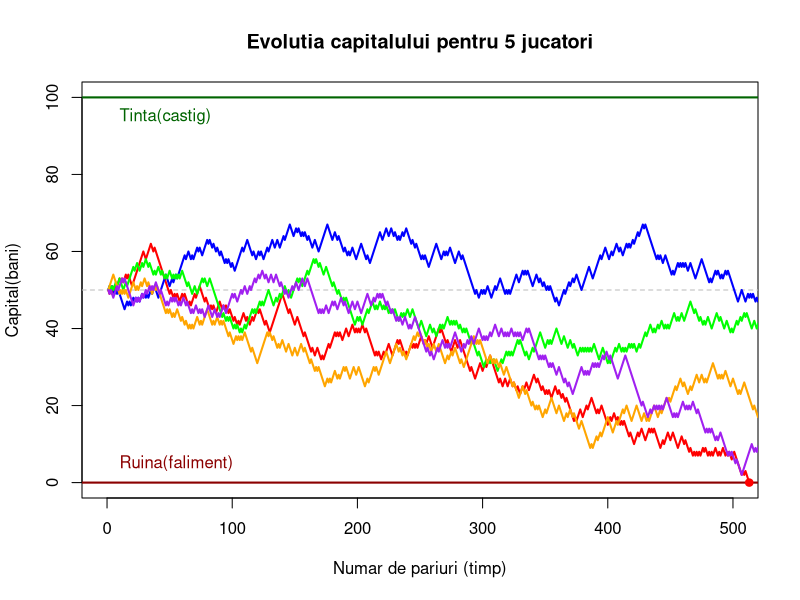
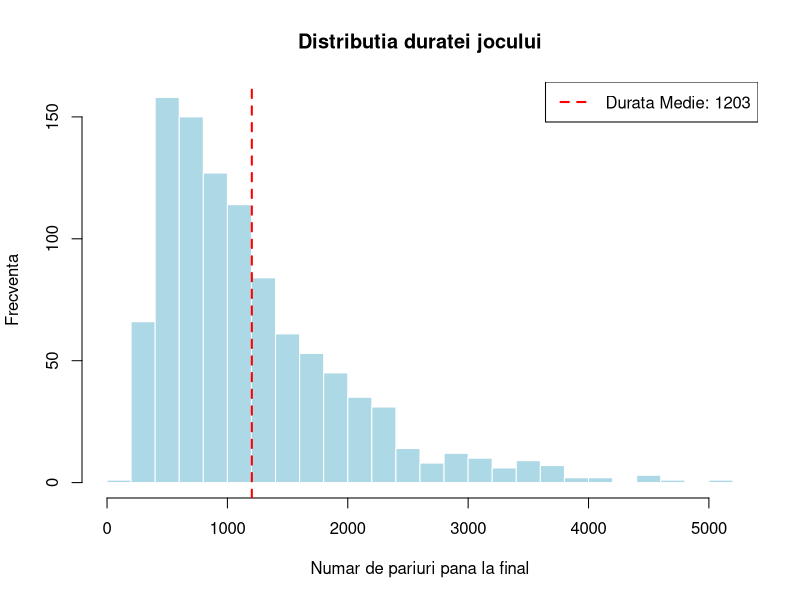
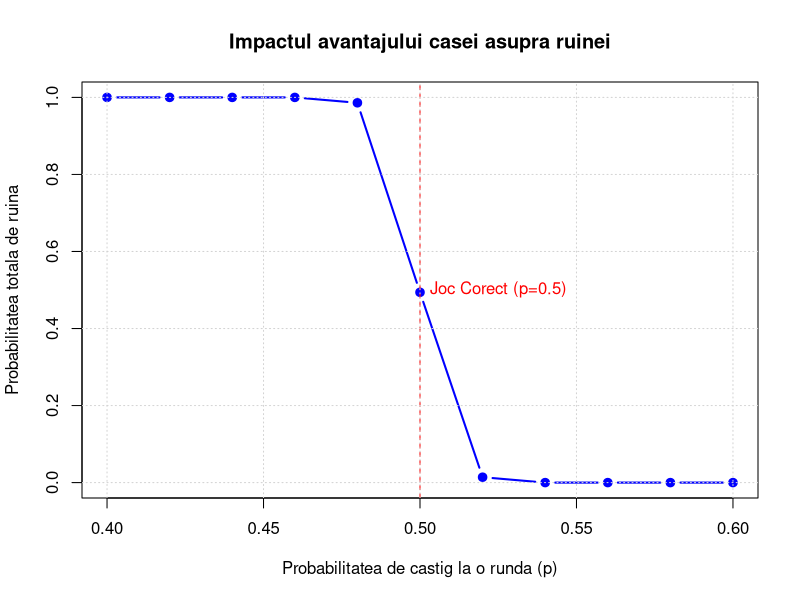
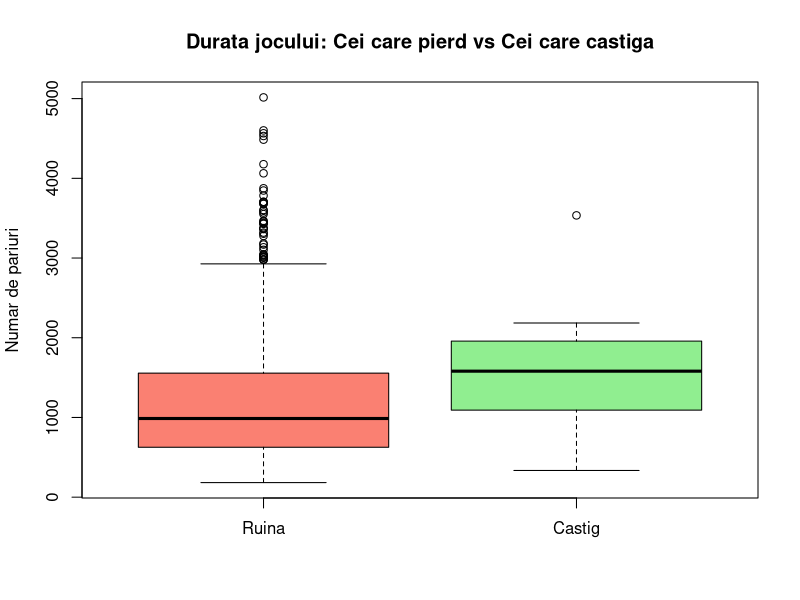
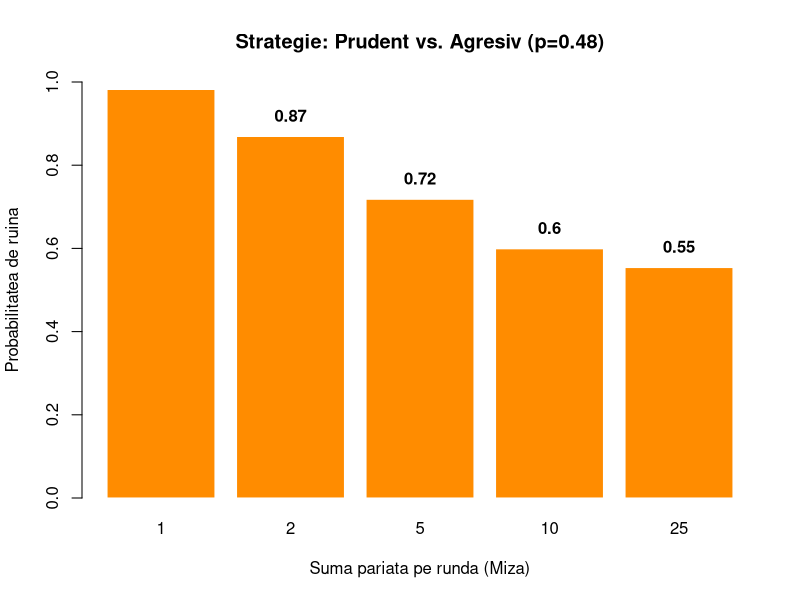

Recreate these plots in R, in order.
#Proiect PMDS: Simularea Stochastică a problemei "Ruina Jucătorului".

capital_initial=50   #cu cati bani vine jucatorul
tinta_finala=100  #la ce suma vrea sa ajunga
p_castig=0.48 #probabilitatea de a castiga o runda (48% - tipic cazino)
nr_simulari=1000 #cati jucatori simulam (cu cat mai multi, cu atat mai precis)

# Functie care joaca un singur joc pana la final
joaca_pana_la_final=function(start, target, p) {
  bani=start
  istoric=c(start) 
  
  while(bani>0&&bani<target) { 
    rezultat=rbinom(1, 1, p)
    
    if(rezultat==1) {
      bani=bani+1
    } else {
      bani=bani-1
    }
    istoric=c(istoric,bani)
  }
  return(istoric)
}
set.seed(123) 
rezultate_lista=replicate(nr_simulari, 
                             joaca_pana_la_final(capital_initial, tinta_finala, p_castig), 
                             simplify = FALSE)
#Verificam pentru fiecare joc cum s-a terminat (0 sau tinta)
rezultate_finale=sapply(rezultate_lista, function(x) tail(x, 1))
jocuri_pierdute=sum(rezultate_finale==0)
jocuri_castigate=sum(rezultate_finale==tinta_finala)
prob_simulata=jocuri_pierdute/nr_simulari
#Calculam probabilitatea teoretica 
q=1-p_castig
ratio=q/p_castig
prob_teoretica_castig=(1-ratio^capital_initial)/(1-ratio^tinta_finala)
prob_teoretica_ruina=1-prob_teoretica_castig

cat("Capital Initial:", capital_initial, "| Tinta:", tinta_finala, "| Probabilitate Castig:", p_castig, "\n")
cat("Numar total simulari:", nr_simulari, "\n")
cat("Jucatori ruinati:", jocuri_pierdute, "\n")
cat("Jucatori castigatori:", jocuri_castigate, "\n")
cat("Probabilitatea Ruinei (SIMULATA): ", round(prob_simulata * 100, 2), "%\n", sep="")
cat("Probabilitatea Ruinei (TEORETICA):", round(prob_teoretica_ruina * 100, 2), "%\n", sep="")

#Grafic1:Traiectoria primilor 5 jucatori
#Alegem cateva jocuri interesante pentru a le desena
culori=c("red","blue","green","orange","purple")

plot(1, type="n", xlab="Numar de pariuri (timp)", ylab="Capital(bani)", 
     xlim=c(0, 500), ylim=c(0, tinta_finala), 
     main="Evolutia capitalului pentru 5 jucatori")

abline(h=capital_initial, col="gray", lty=2) #Linia de start
abline(h=tinta_finala, col="darkgreen", lwd=2) #Linia de castig
abline(h=0, col="darkred", lwd=2) #Linia de ruina
text(10, tinta_finala - 5, "Tinta(castig)", col="darkgreen", adj=0)
text(10, 5, "Ruina(faliment)", col="darkred", adj=0)

#Desenam liniile pentru 5 jocuri
for(i in 1:5) {
  lines(rezultate_lista[[i]], col=culori[i], lwd=2)
  final_x=length(rezultate_lista[[i]])
  final_y=tail(rezultate_lista[[i]], 1)
  points(final_x, final_y, pch=19, col=culori[i])
}

#Grafic2:Histogramă-Cât durează un joc?
durate=sapply(rezultate_lista, length)
hist(durate, breaks=30, col="lightblue", border="white",
     main="Distributia duratei jocului",
     xlab="Numar de pariuri pana la final",
     ylab="Frecventa")
abline(v=mean(durate), col="red", lwd=2, lty=2)

legend("topright", legend=paste("Durata Medie:", round(mean(durate))), 
       col="red", lty=2, lwd=2)

#Cum influenteaza "Norocul" (p) sansa de a da faliment? 
#Definim un interval de probabilitati (de la 40% la 60%)
lista_p=seq(0.40,0.60,by=0.02)
ruina_probabilitati=numeric(length(lista_p))


for(i in 1:length(lista_p)) {
  p_curent=lista_p[i]
  
  #Rulam simularea pentru p_curent
  rezultate_temp=replicate(500,
                              joaca_pana_la_final(capital_initial, tinta_finala, p_curent), 
                              simplify = FALSE)
  
  #Calculam rata ruinei
  finaluri=sapply(rezultate_temp, function(x) tail(x, 1))
  ruina_probabilitati[i]=sum(finaluri==0)/500
}

#GRAFIC3:Curba de senzitivitate
plot(lista_p, ruina_probabilitati, type="b", pch=19, col="blue", lwd=2,
     xlab="Probabilitatea de castig la o runda (p)",
     ylab="Probabilitatea totala de ruina",
     main="Impactul avantajului casei asupra ruinei")

#Adaugam linii de referinta
abline(v=0.5, col="red", lty=2) # Jocul Corect (Fair Game)
text(0.5, 0.5, "Joc Corect (p=0.5)", pos=4, col="red")
grid()

#Separăm duratele în funcție de rezultat
durate_ruina=durate[rezultate_finale==0]
durate_castig=durate[rezultate_finale==tinta_finala]

#Boxplot comparativ
boxplot(list(Ruina = durate_ruina, Castig = durate_castig),
        col = c("salmon", "lightgreen"),
        main = "Durata jocului: Cei care pierd vs Cei care castiga",
        ylab = "Numar de pariuri")

# Definim mize diferite: 1 leu, 2 lei, 5 lei, 10 lei, 25 lei (Miza Mica vs. Miza Mare)
mize=c(1, 2, 5, 10, 25)
rezultate_mize=numeric(length(mize))

#Functie modificata pentru a accepta miza variabila
joaca_cu_miza=function(start,target,p,miza) {
  bani=start
  while (bani>0&&bani<target) {
    #Daca mai avem mai putin decat miza, pariem tot ce avem (All in)
    pariu_curent=min(miza,bani) 
    
    if(rbinom(1,1,p)==1) {
      bani=bani+pariu_curent
    } else {
      bani=bani-pariu_curent
    }
  }
  return(bani) 
}

for(i in 1:length(mize)) {
  miza_crt=mize[i]
  #Facem 1000 de simulari pentru fiecare tip de miza
  finaluri=replicate(1000, joaca_cu_miza(capital_initial, tinta_finala, p_castig, miza_crt))
  
  #Calculam cati au dat faliment
  rezultate_mize[i]=sum(finaluri==0)/1000
}

#GRAFIC4:Barplot Comparativ
barplot(rezultate_mize, names.arg = mize,
        col = "darkorange", border = "white",
        ylim = c(0, 1),
        xlab = "Suma pariata pe runda (Miza)",
        ylab = "Probabilitatea de ruina",
        main = "Strategie: Prudent vs. Agresiv (p=0.48)")

text(x=1:5*1.2-0.5,y=rezultate_mize+0.05, 
     labels=round(rezultate_mize,2),col="black",font=2)